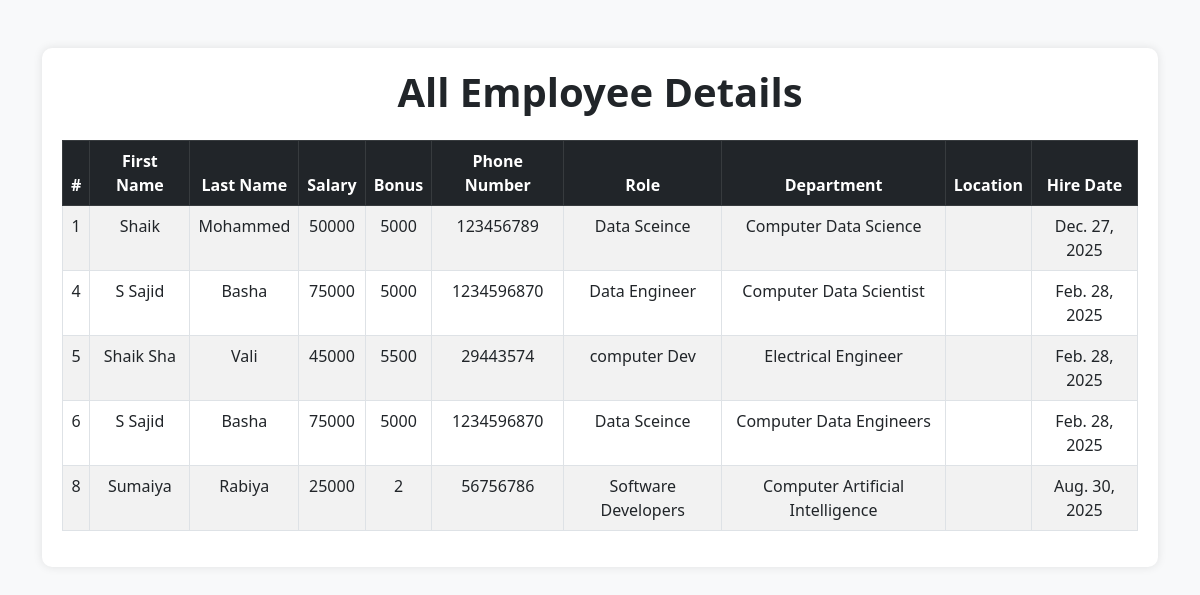
Page /all_emp/ on the committed database.
### emp_app/models.py (models this page shows, shortened)
class Employee(models.Model):
    first_name = models.CharField(max_length=50)
    last_name = models.CharField(max_length=50)
    salary = models.IntegerField()
    bonus = models.IntegerField()
    phone = models.CharField(max_length=15)
    dept = models.ForeignKey(Department, on_delete=models.CASCADE)
    role = models.ForeignKey(Role, on_delete=models.CASCADE)
    loc = models.CharField(max_length=100, default="Not Provided")  # ✅ Location Field
    hire_date = models.DateField(auto_now_add=True)  # ✅ Hire Date (Auto Set)

class Role(models.Model):
    name = models.CharField(max_length=100)

class Department(models.Model):
    name = models.CharField(max_length=100)

### emp_app/views.py (the view)
# urls.py: path("all_emp/", views.all_emp, name="all_emp"),
def all_emp(request):
    emps = Employee.objects.all()
    return render(request, "view_all_emp.html", {"emps": emps})

### emp_app/templates/view_all_emp.html (shortened to what this page needs)
<!DOCTYPE html>
<html lang="en">
<head>
    <link rel="stylesheet" href="https://cdn.jsdelivr.net/npm/bootstrap@5.3.0/dist/css/bootstrap.min.css">
</head>
<body>
<div class="container mt-5">
    <div class="table-container">
        <h1 class="mb-4">All Employee Details</h1>
        <table class="table table-striped table-bordered table-hover text-center">
            <thead class="table-dark">
                <tr>
                    <th>#</th>
                    <th>First Name</th>
                    <th>Last Name</th>
                    <th>Salary</th>
                    <th>Bonus</th>
                    <th>Phone Number</th>
                    <th>Role</th>
                    <th>Department</th>
                    <th>Location</th>
                    <th>Hire Date</th>
                </tr>
            </thead>
            <tbody>
                {% for emp in emps %}
                <tr>
                    <td>{{ emp.id }}</td>
                    <td>{{ emp.first_name }}</td>
                    <td>{{ emp.last_name }}</td>
                    <td>{{ emp.salary }}</td>
                    <td>{{ emp.bonus }}</td>
                    <td>{{ emp.phone }}</td>
                    <td>{{ emp.role.name }}</td>
                    <td>{{ emp.dept.name }}</td>
                    <td>{{ emp.dept.location }}</td>
                    <td>{{ emp.hire_date }}</td>
                </tr>
                {% endfor %}
            </tbody>
        </table>
    </div>
</div>
</body>
</html>

### emp_app/templates/view_all_emp.html (style rules this page uses)
body { background-color: #f8f9fa; }
.table-container { background: #fff; padding: 20px; border-radius: 10px; box-shadow: 0 0 10px rgba(0, 0, 0, 0.1); }
h1 { text-align: center; font-weight: bold; }

### rows in the picture
Employee: id "1", first_name "Shaik", last_name "Mohammed", salary "50000", bonus "5000", phone "123456789", role.name "Data Sceince", dept.name "Computer Data Science", hire_date "Dec. 27, 2025"
Employee: id "4", first_name "S Sajid", last_name "Basha", salary "75000", bonus "5000", phone "1234596870", role.name "Data Engineer", dept.name "Computer Data Scientist", hire_date "Feb. 28, 2025"
Employee: id "5", first_name "Shaik Sha", last_name "Vali", salary "45000", bonus "5500", phone "29443574", role.name "computer Dev", dept.name "Electrical Engineer", hire_date "Feb. 28, 2025"
Employee: id "6", first_name "S Sajid", last_name "Basha", salary "75000", bonus "5000", phone "1234596870", role.name "Data Sceince", dept.name "Computer Data Engineers", hire_date "Feb. 28, 2025"
Employee: id "8", first_name "Sumaiya", last_name "Rabiya", salary "25000", bonus "2", phone "56756786", role.name "Software Developers", dept.name "Computer Artificial Intelligence", hire_date "Aug. 30, 2025"
